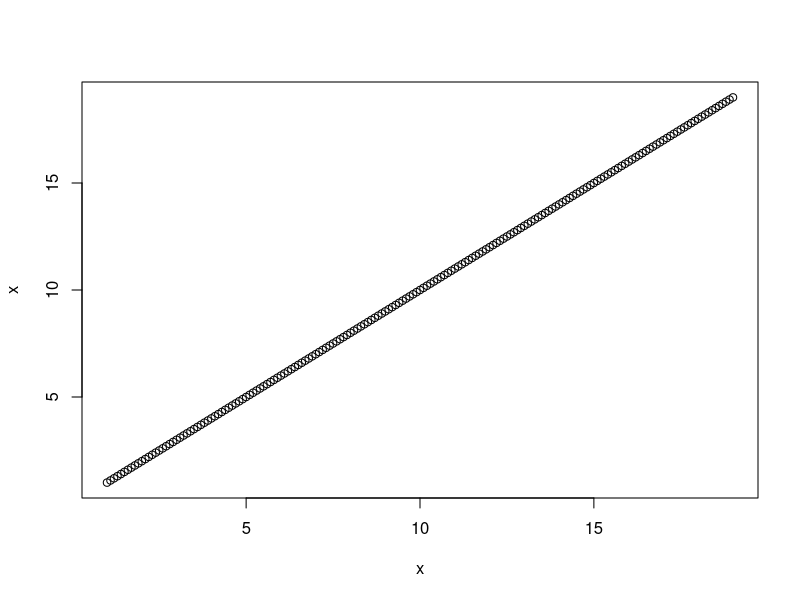

The R source for this figure:
## ---- chunk 1
x<-seq(1,19, by=0.1)
plot(x,x)


